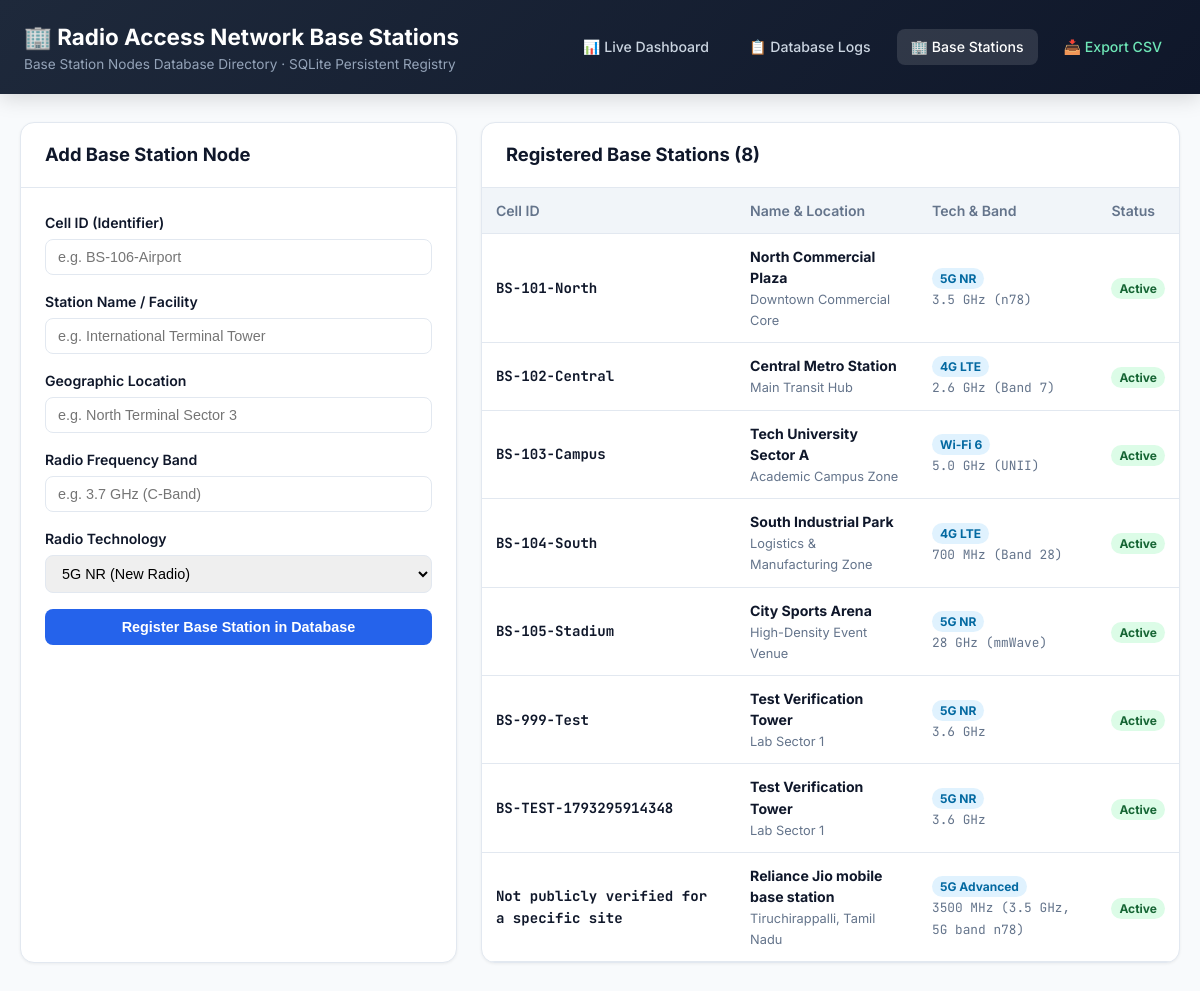
The app's page /stations with its own data.
### tables this page shows
CREATE TABLE base_stations (
        id INTEGER PRIMARY KEY AUTOINCREMENT,
        cell_id TEXT UNIQUE NOT NULL,
        name TEXT NOT NULL,
        location TEXT NOT NULL,
        frequency_band TEXT NOT NULL,
        technology TEXT NOT NULL, -- 4G LTE, 5G NR, Wi-Fi 6
        status TEXT NOT NULL DEFAULT 'Active', -- Active, Maintenance, Degraded
        created_at TIMESTAMP DEFAULT CURRENT_TIMESTAMP
    );

### app.py (the view, shortened to what this page needs)
@app.route("/stations", methods=["GET", "POST"])
def stations_manager():
    message = None
    msg_type = "info"
    stations = database.get_all_base_stations()
    return render_template(
        "stations.html",
        stations=stations,
        message=message,
        msg_type=msg_type
    )

### database.py (called while the page is built)
def get_db_connection() -> sqlite3.Connection:
    os.makedirs(DB_DIR, exist_ok=True)
    conn = sqlite3.connect(DB_PATH)
    conn.row_factory = sqlite3.Row
    conn.execute("PRAGMA foreign_keys = ON;")
    return conn

def get_all_base_stations() -> List[Dict[str, Any]]:
    conn = get_db_connection()
    cursor = conn.cursor()
    cursor.execute("SELECT * FROM base_stations ORDER BY cell_id ASC;")
    rows = [dict(row) for row in cursor.fetchall()]
    conn.close()
    return rows

### templates/stations.html (shortened to what this page needs)
<!DOCTYPE html>
<html lang="en">
<head>
</head>
<body>
    <header>
        <div class="header-container">
            <div>
                <h1 style="font-size: 1.4rem; font-weight: 700;">🏢 Radio Access Network Base Stations</h1>
                <p style="font-size: 0.85rem; color: #94a3b8;">Base Station Nodes Database Directory &middot; SQLite Persistent Registry</p>
            </div>
            <nav class="nav-links">
                <a href="/" class="nav-link">📊 Live Dashboard</a>
                <a href="/history" class="nav-link">📋 Database Logs</a>
                <a href="/stations" class="nav-link active">🏢 Base Stations</a>
                <a href="/api/export-csv" class="nav-link" style="color: #6ee7b7;">📥 Export CSV</a>
            </nav>
        </div>
    </header>
    <div class="container">
        <div class="grid">
            <div class="card">
                <div class="card-header">
                    <h2>Add Base Station Node</h2>
                </div>
                <div class="card-body">
                    <form method="POST" action="/stations">
                        <div class="form-group">
                            <label class="form-label">Cell ID (Identifier)</label>
                            <input type="text" name="cell_id" class="form-input" placeholder="e.g. BS-106-Airport" required>
                        </div>
                        <div class="form-group">
                            <label class="form-label">Station Name / Facility</label>
                            <input type="text" name="name" class="form-input" placeholder="e.g. International Terminal Tower" required>
                        </div>
                        <div class="form-group">
                            <label class="form-label">Geographic Location</label>
                            <input type="text" name="location" class="form-input" placeholder="e.g. North Terminal Sector 3" required>
                        </div>
                        <div class="form-group">
                            <label class="form-label">Radio Frequency Band</label>
                            <input type="text" name="frequency_band" class="form-input" placeholder="e.g. 3.7 GHz (C-Band)" required>
                        </div>
                        <div class="form-group">
                            <label class="form-label">Radio Technology</label>
                            <select name="technology" class="form-input">
                                <option value="5G NR" selected>5G NR (New Radio)</option>
                            </select>
                        </div>
                        <button type="submit" class="btn-submit">Register Base Station in Database</button>
                    </form>
                </div>
            </div>
            <div class="card">
                <div class="card-header">
                    <h2>Registered Base Stations ({{ stations|length }})</h2>
                </div>
                <div style="overflow-x: auto;">
                    <table>
                        <thead>
                            <tr>
                                <th>Cell ID</th>
                                <th>Name & Location</th>
                                <th>Tech & Band</th>
                                <th>Status</th>
                            </tr>
                        </thead>
                        <tbody>
                            {% for station in stations %}
                                <tr>
                                    <td>
                                        <strong style="font-family: 'JetBrains Mono', monospace;">{{ station.cell_id }}</strong>
                                    </td>
                                    <td>
                                        <strong>{{ station.name }}</strong><br>
                                        <span style="font-size: 0.8rem; color: var(--text-muted);">{{ station.location }}</span>
                                    </td>
                                    <td>
                                        <span class="badge-tech">{{ station.technology }}</span><br>
                                        <span style="font-size: 0.8rem; color: var(--text-muted); font-family: 'JetBrains Mono', monospace;">
                                            {{ station.frequency_band }}
                                        </span>
                                    </td>
                                    <td>
                                        <span class="badge-status">{{ station.status }}</span>
                                    </td>
                                </tr>
                            {% endfor %}
                        </tbody>
                    </table>
                </div>
            </div>
        </div>
    </div>
</body>
</html>

### templates/stations.html (style rules this page uses)
:root { --primary: #2563eb; --primary-hover: #1d4ed8; --success: #10b981; --warning: #f59e0b; --danger: #ef4444; --bg-body: #f8fafc; --bg-card: #ffffff; --text-main: #0f172a; --text-muted: #64748b; --border: #e2e8f0; --radius-lg: 14px; --radius-md: 10px; --shadow-sm: 0 1px 3px rgba(0,0,0,0.06); }
* { box-sizing: border-box; margin: 0; padding: 0; }
body { font-family: 'Inter', -apple-system, BlinkMacSystemFont, sans-serif; background-color: var(--bg-body); color: var(--text-main); line-height: 1.5; padding-bottom: 50px; }
header { background: linear-gradient(135deg, #1e293b 0%, #0f172a 100%); color: #ffffff; padding: 20px 24px; box-shadow: 0 4px 20px rgba(0,0,0,0.15); }
.header-container { max-width: 1240px; margin: 0 auto; display: flex; justify-content: space-between; align-items: center; flex-wrap: wrap; gap: 16px; }
.nav-links { display: flex; gap: 12px; }
.nav-link { color: #cbd5e1; text-decoration: none; padding: 7px 14px; border-radius: 8px; font-size: 0.88rem; font-weight: 500; transition: all 0.2s; }
.nav-link:hover, .nav-link.active { color: #ffffff; background: rgba(255, 255, 255, 0.12); }
.container { max-width: 1240px; margin: 28px auto 0 auto; padding: 0 20px; }
.grid { display: grid; grid-template-columns: 1fr 1.6fr; gap: 24px; }
.card { background: var(--bg-card); border-radius: var(--radius-lg); border: 1px solid var(--border); box-shadow: var(--shadow-sm); overflow: hidden; }
.card-header { padding: 18px 24px; border-bottom: 1px solid var(--border); }
.card-header h2 { font-size: 1.15rem; font-weight: 700; }
.card-body { padding: 24px; }
.form-group { margin-bottom: 16px; }
.form-label { display: block; font-size: 0.88rem; font-weight: 600; margin-bottom: 6px; }
.form-input { width: 100%; padding: 9px 12px; font-size: 0.9rem; border: 1px solid var(--border); border-radius: 8px; }
.btn-submit { background: var(--primary); color: #fff; border: none; padding: 10px 18px; border-radius: 8px; font-size: 0.9rem; font-weight: 600; cursor: pointer; width: 100%; }
table { width: 100%; border-collapse: collapse; font-size: 0.88rem; text-align: left; }
th { background: #f1f5f9; padding: 12px 14px; font-weight: 600; color: var(--text-muted); border-bottom: 1px solid var(--border); }
td { padding: 12px 14px; border-bottom: 1px solid var(--border); }
.badge-status { background: #dcfce7; color: #166534; padding: 3px 8px; border-radius: 9999px; font-size: 0.75rem; font-weight: 700; }
.badge-tech { background: #e0f2fe; color: #0369a1; padding: 3px 8px; border-radius: 9999px; font-size: 0.75rem; font-weight: 700; }

### records on screen
base_stations: cell_id "BS-101-North", name "North Commercial Plaza", location "Downtown Commercial Core", technology "5G NR", frequency_band "3.5 GHz (n78)", status "Active"
base_stations: cell_id "BS-102-Central", name "Central Metro Station", location "Main Transit Hub", technology "4G LTE", frequency_band "2.6 GHz (Band 7)", status "Active"
base_stations: cell_id "BS-103-Campus", name "Tech University Sector A", location "Academic Campus Zone", technology "Wi-Fi 6", frequency_band "5.0 GHz (UNII)", status "Active"
base_stations: cell_id "BS-104-South", name "South Industrial Park", location "Logistics & Manufacturing Zone", technology "4G LTE", frequency_band "700 MHz (Band 28)", status "Active"
base_stations: cell_id "BS-105-Stadium", name "City Sports Arena", location "High-Density Event Venue", technology "5G NR", frequency_band "28 GHz (mmWave)", status "Active"
base_stations: cell_id "BS-999-Test", name "Test Verification Tower", location "Lab Sector 1", technology "5G NR", frequency_band "3.6 GHz", status "Active"
base_stations: cell_id "BS-TEST-1793295914348", name "Test Verification Tower", location "Lab Sector 1", technology "5G NR", frequency_band "3.6 GHz", status "Active"
base_stations: cell_id "Not publicly verified for a specific site", name "Reliance Jio mobile base station", location "Tiruchirappalli, Tamil Nadu", technology "5G Advanced", frequency_band "3500 MHz (3.5 GHz, 5G band n78)", status "Active"

### other values on screen
{{ stations|length }} "8"
